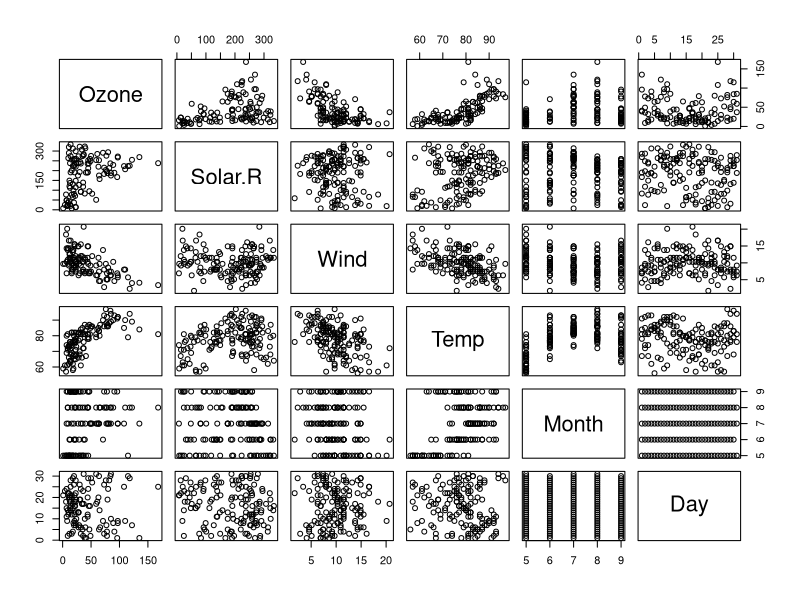
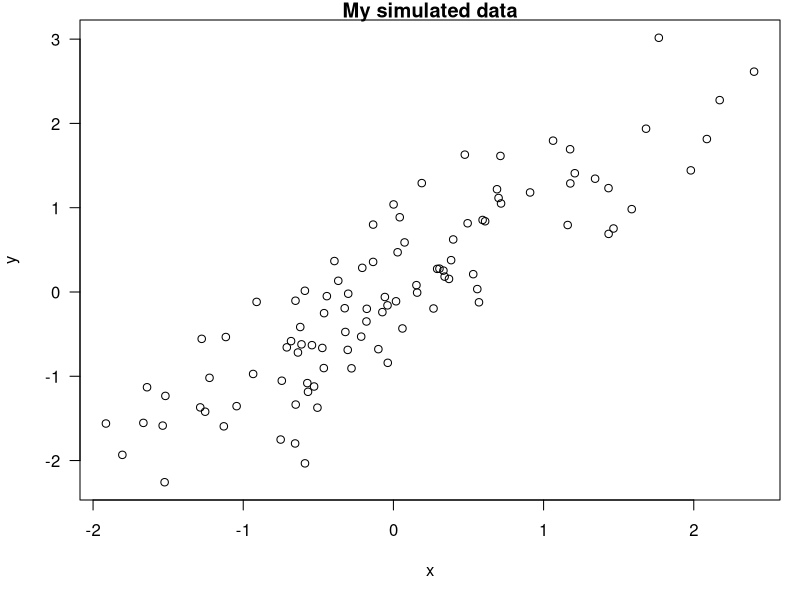

The R script that drew these images, in order:
## ---- chunk 1
library(datasets)
data("airquality")
summary(airquality)
## ---- chunk 2
pairs(airquality)
## ---- chunk 3
library(stats)
fit <- lm(Ozone~Wind+Solar.R+Temp, data=airquality)
summary(fit)
## ---- chunk 4
set.seed(1)
x <- rnorm(100)
mean(x)
## ---- chunk 5
set.seed(1)
x <- runif(100)
mean(x)
## ---- chunk 6
x <- rnorm(100)
y <- x+rnorm(100, sd=0.5)
## ---- chunk 7
par(mar=c(5,4,1,1), las=1)
plot(x, y, main="My simulated data")
## ---- chunk 8
fit <- lm(Ozone~Wind+Temp+Solar.R, data=airquality)
## ---- chunk 9
library(xtable)
xt <- xtable(summary(fit), align=c("c", "c", "c", "c", "c"))
print(xt, type="html")
## ---- chunk 10
library(xtable)
xt <- xtable(summary(fit), align=c("c", "c", "c", "c", "c"))
print(xt, type="html")
